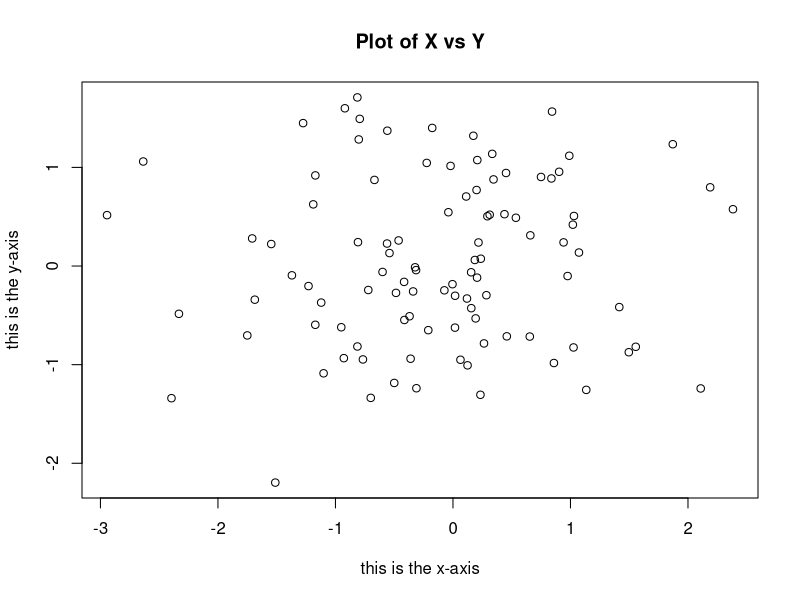
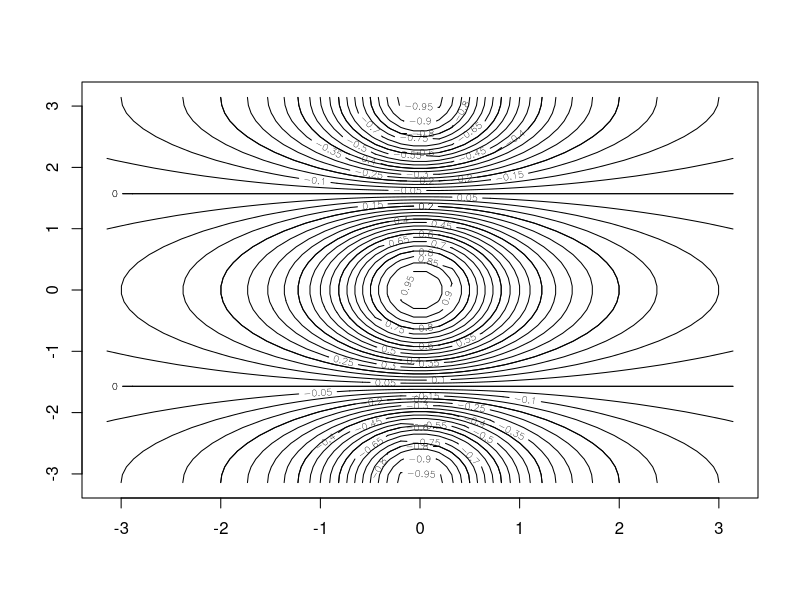
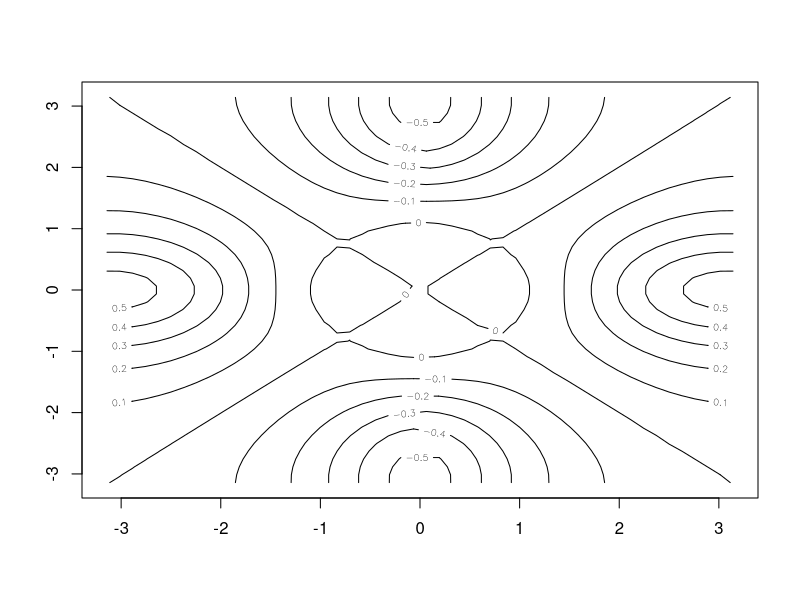
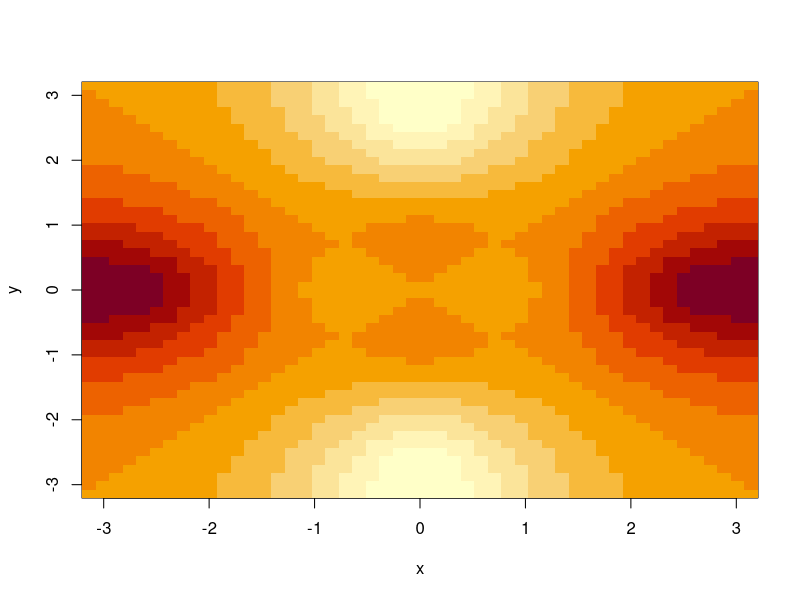
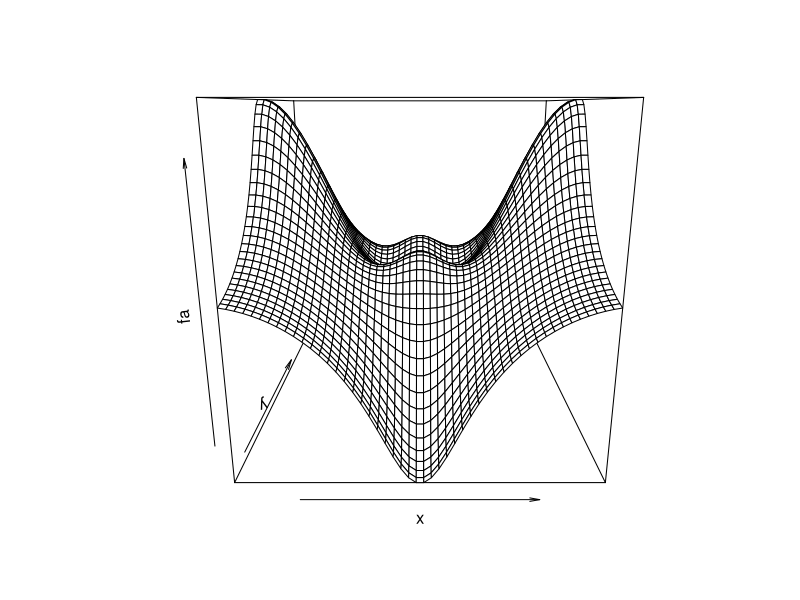
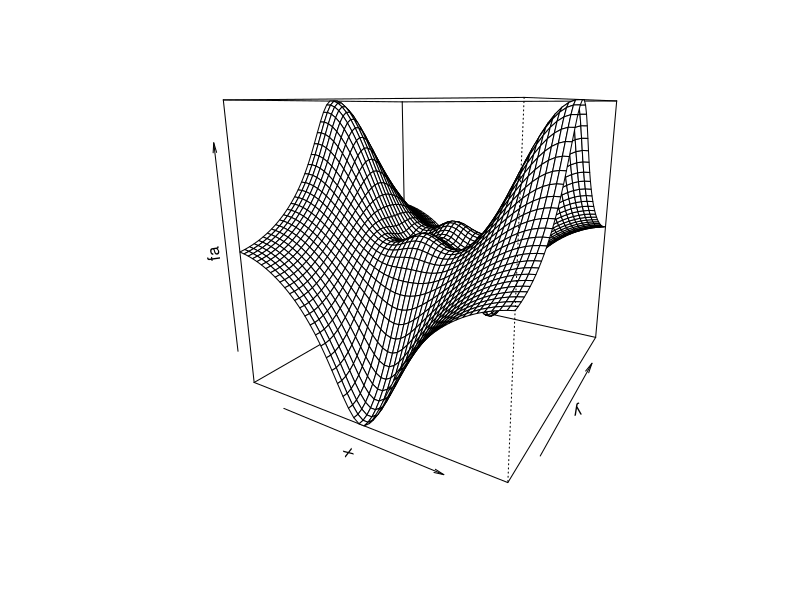
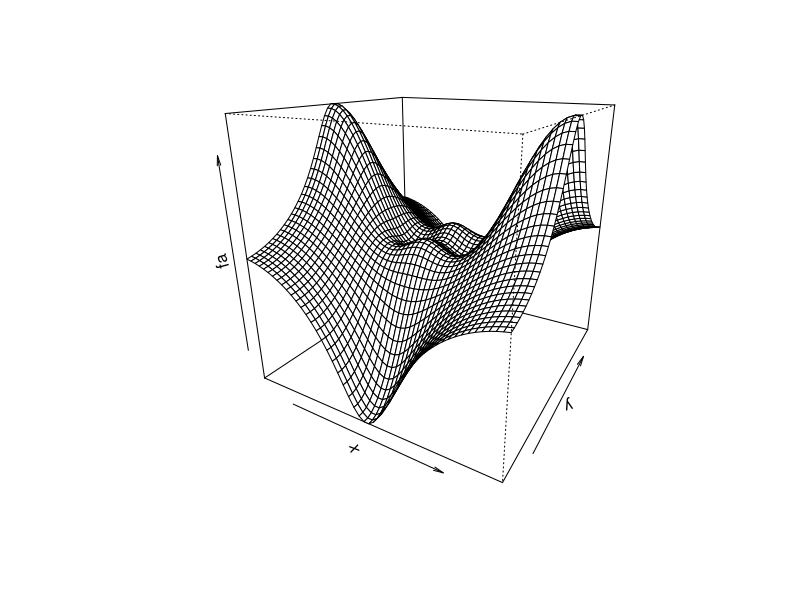
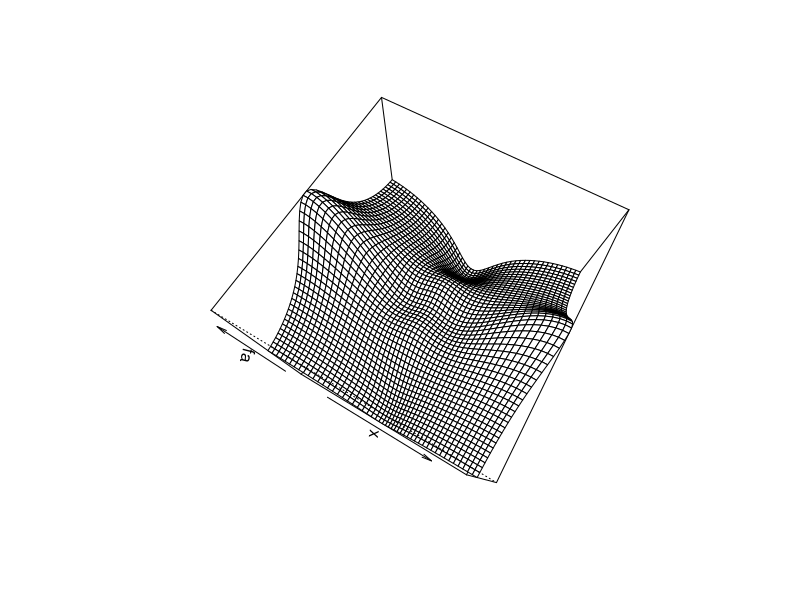

Source code (R) for these figures, in order:
x=rnorm(100)
y=rnorm(100)
#plot(x,y)
plot(x,y,xlab="this is the x-axis",ylab="this is the y-axis",
     main="Plot of X vs Y")

#Fancier 3D plotting starts
x=seq(-pi,pi,length=50)
y=x
f=outer(x,y,function (x,y)cos(y)/(1+x^2))
contour (x,y,f)
contour(x,y,f,nlevels=45,add=T)
fa=(f-t(f))/2
contour(x,y,fa,nlevels=15)


image(x,y,fa)
persp(x,y,fa)
persp(x,y,fa,theta=30)
persp(x,y,fa,theta=30,phi=20)
persp(x,y,fa,theta=30,phi=70)
persp(x,y,fa,theta=30,phi=40)
